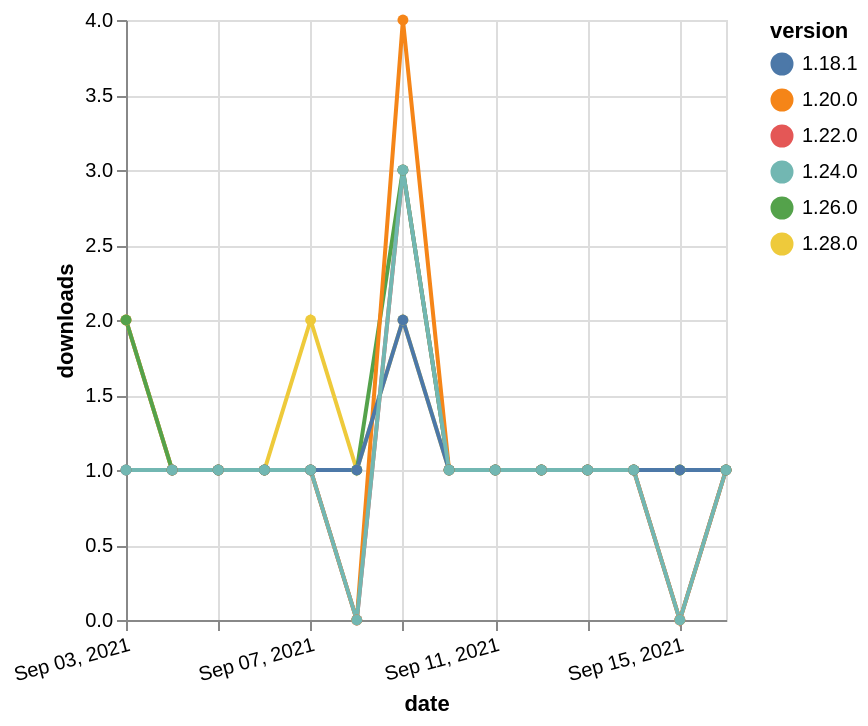

Describe this chart as a Vega-Lite specification.
### Vega-Lite specification from a JSON file in a GitHub repository (floating-point values rounded to 4 significant figures)
{"$schema": "https://vega.github.io/schema/vega-lite/v5.json", "description": "A simple bar chart with embedded data.", "data": {"values": [{"date": "2021-09-03", "total": 187, "delta": 2, "version": "1.22.0"}, {"date": "2021-09-04", "total": 188, "delta": 1, "version": "1.22.0"}, {"date": "2021-09-05", "total": 189, "delta": 1, "version": "1.22.0"}, {"date": "2021-09-06", "total": 190, "delta": 1, "version": "1.22.0"}, {"date": "2021-09-07", "total": 191, "delta": 1, "version": "1.22.0"}, {"date": "2021-09-08", "total": 191, "delta": 0, "version": "1.22.0"}, {"date": "2021-09-09", "total": 194, "delta": 3, "version": "1.22.0"}, {"date": "2021-09-10", "total": 195, "delta": 1, "version": "1.22.0"}, {"date": "2021-09-11", "total": 196, "delta": 1, "version": "1.22.0"}, {"date": "2021-09-12", "total": 197, "delta": 1, "version": "1.22.0"}, {"date": "2021-09-13", "total": 198, "delta": 1, "version": "1.22.0"}, {"date": "2021-09-14", "total": 199, "delta": 1, "version": "1.22.0"}, {"date": "2021-09-15", "total": 199, "delta": 0, "version": "1.22.0"}, {"date": "2021-09-16", "total": 200, "delta": 1, "version": "1.22.0"}, {"date": "2021-09-03", "total": 118, "delta": 2, "version": "1.28.0"}, {"date": "2021-09-04", "total": 119, "delta": 1, "version": "1.28.0"}, {"date": "2021-09-05", "total": 120, "delta": 1, "version": "1.28.0"}, {"date": "2021-09-06", "total": 121, "delta": 1, "version": "1.28.0"}, {"date": "2021-09-07", "total": 123, "delta": 2, "version": "1.28.0"}, {"date": "2021-09-08", "total": 124, "delta": 1, "version": "1.28.0"}, {"date": "2021-09-09", "total": 126, "delta": 2, "version": "1.28.0"}, {"date": "2021-09-10", "total": 127, "delta": 1, "version": "1.28.0"}, {"date": "2021-09-11", "total": 128, "delta": 1, "version": "1.28.0"}, {"date": "2021-09-12", "total": 129, "delta": 1, "version": "1.28.0"}, {"date": "2021-09-13", "total": 130, "delta": 1, "version": "1.28.0"}, {"date": "2021-09-14", "total": 131, "delta": 1, "version": "1.28.0"}, {"date": "2021-09-15", "total": 132, "delta": 1, "version": "1.28.0"}, {"date": "2021-09-16", "total": 133, "delta": 1, "version": "1.28.0"}, {"date": "2021-09-03", "total": 168, "delta": 2, "version": "1.26.0"}, {"date": "2021-09-04", "total": 169, "delta": 1, "version": "1.26.0"}, {"date": "2021-09-05", "total": 170, "delta": 1, "version": "1.26.0"}, {"date": "2021-09-06", "total": 171, "delta": 1, "version": "1.26.0"}, {"date": "2021-09-07", "total": 172, "delta": 1, "version": "1.26.0"}, {"date": "2021-09-08", "total": 173, "delta": 1, "version": "1.26.0"}, {"date": "2021-09-09", "total": 176, "delta": 3, "version": "1.26.0"}, {"date": "2021-09-10", "total": 177, "delta": 1, "version": "1.26.0"}, {"date": "2021-09-11", "total": 178, "delta": 1, "version": "1.26.0"}, {"date": "2021-09-12", "total": 179, "delta": 1, "version": "1.26.0"}, {"date": "2021-09-13", "total": 180, "delta": 1, "version": "1.26.0"}, {"date": "2021-09-14", "total": 181, "delta": 1, "version": "1.26.0"}, {"date": "2021-09-15", "total": 182, "delta": 1, "version": "1.26.0"}, {"date": "2021-09-16", "total": 183, "delta": 1, "version": "1.26.0"}, {"date": "2021-09-03", "total": 346, "delta": 1, "version": "1.20.0"}, {"date": "2021-09-04", "total": 347, "delta": 1, "version": "1.20.0"}, {"date": "2021-09-05", "total": 348, "delta": 1, "version": "1.20.0"}, {"date": "2021-09-06", "total": 349, "delta": 1, "version": "1.20.0"}, {"date": "2021-09-07", "total": 350, "delta": 1, "version": "1.20.0"}, {"date": "2021-09-08", "total": 350, "delta": 0, "version": "1.20.0"}, {"date": "2021-09-09", "total": 354, "delta": 4, "version": "1.20.0"}, {"date": "2021-09-10", "total": 355, "delta": 1, "version": "1.20.0"}, {"date": "2021-09-11", "total": 356, "delta": 1, "version": "1.20.0"}, {"date": "2021-09-12", "total": 357, "delta": 1, "version": "1.20.0"}, {"date": "2021-09-13", "total": 358, "delta": 1, "version": "1.20.0"}, {"date": "2021-09-14", "total": 359, "delta": 1, "version": "1.20.0"}, {"date": "2021-09-15", "total": 359, "delta": 0, "version": "1.20.0"}, {"date": "2021-09-16", "total": 360, "delta": 1, "version": "1.20.0"}, {"date": "2021-09-03", "total": 269, "delta": 1, "version": "1.18.1"}, {"date": "2021-09-04", "total": 270, "delta": 1, "version": "1.18.1"}, {"date": "2021-09-05", "total": 271, "delta": 1, "version": "1.18.1"}, {"date": "2021-09-06", "total": 272, "delta": 1, "version": "1.18.1"}, {"date": "2021-09-07", "total": 273, "delta": 1, "version": "1.18.1"}, {"date": "2021-09-08", "total": 274, "delta": 1, "version": "1.18.1"}, {"date": "2021-09-09", "total": 276, "delta": 2, "version": "1.18.1"}, {"date": "2021-09-10", "total": 277, "delta": 1, "version": "1.18.1"}, {"date": "2021-09-11", "total": 278, "delta": 1, "version": "1.18.1"}, {"date": "2021-09-12", "total": 279, "delta": 1, "version": "1.18.1"}, {"date": "2021-09-13", "total": 280, "delta": 1, "version": "1.18.1"}, {"date": "2021-09-14", "total": 281, "delta": 1, "version": "1.18.1"}, {"date": "2021-09-15", "total": 282, "delta": 1, "version": "1.18.1"}, {"date": "2021-09-16", "total": 283, "delta": 1, "version": "1.18.1"}, {"date": "2021-09-03", "total": 165, "delta": 1, "version": "1.24.0"}, {"date": "2021-09-04", "total": 166, "delta": 1, "version": "1.24.0"}, {"date": "2021-09-05", "total": 167, "delta": 1, "version": "1.24.0"}, {"date": "2021-09-06", "total": 168, "delta": 1, "version": "1.24.0"}, {"date": "2021-09-07", "total": 169, "delta": 1, "version": "1.24.0"}, {"date": "2021-09-08", "total": 169, "delta": 0, "version": "1.24.0"}, {"date": "2021-09-09", "total": 172, "delta": 3, "version": "1.24.0"}, {"date": "2021-09-10", "total": 173, "delta": 1, "version": "1.24.0"}, {"date": "2021-09-11", "total": 174, "delta": 1, "version": "1.24.0"}, {"date": "2021-09-12", "total": 175, "delta": 1, "version": "1.24.0"}, {"date": "2021-09-13", "total": 176, "delta": 1, "version": "1.24.0"}, {"date": "2021-09-14", "total": 177, "delta": 1, "version": "1.24.0"}, {"date": "2021-09-15", "total": 177, "delta": 0, "version": "1.24.0"}, {"date": "2021-09-16", "total": 178, "delta": 1, "version": "1.24.0"}]}, "width": "container", "mark": {"type": "line", "point": {"filled": true}}, "encoding": {"x": {"field": "date", "type": "temporal", "timeUnit": "yearmonthdate", "title": "date", "axis": {"labelAngle": -15}}, "y": {"field": "delta", "type": "quantitative", "title": "downloads"}, "color": {"field": "version", "type": "nominal"}, "tooltip": {"field": "delta"}}}
